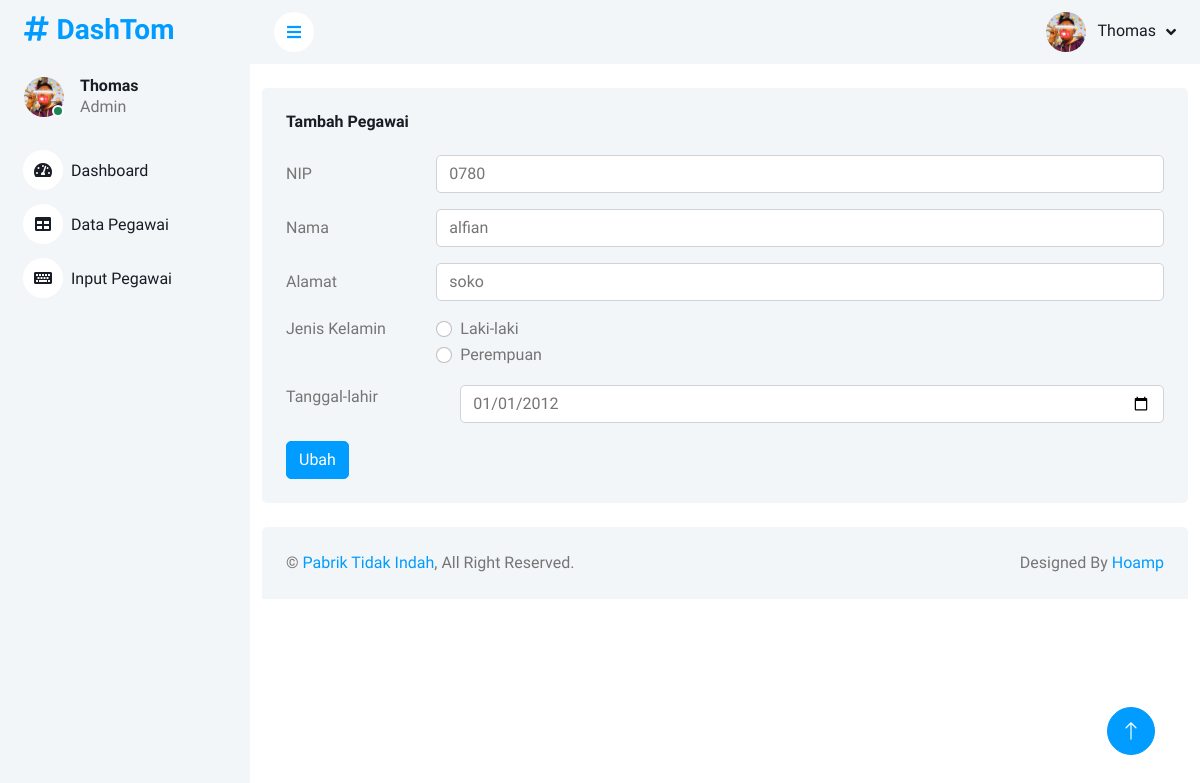
/ubah.php?id=9 (signed in), run on the app's committed database.
### tables this page shows
CREATE TABLE `pegawai` (
  `id_pegawai` int(11) NOT NULL,
  `nip` varchar(20) NOT NULL,
  `nama` varchar(50) NOT NULL,
  `alamat` varchar(100) NOT NULL,
  `jenis_kelamin` varchar(20) NOT NULL,
  `tanggal_lahir` date NOT NULL
);

### ubah.php (the view, shortened to what this page needs)
<?php
    require_once 'database/koneksi.php';
    if(isset($_GET['id'])){
        $id = $_GET['id'];
        $query = "SELECT * FROM pegawai WHERE id_pegawai='$id'";
        $data_pegawai = mysqli_query($conn, $query);
    } else {
        header("location: index.php");
    }
?>
<!DOCTYPE html>
<html lang="en">
<head>
    <?php require_once 'layouts/_css.php'; ?>
</head>
<body>
    <div class="container-xxl position-relative bg-white d-flex p-0">
        <?php require_once 'layouts/_sidebar.php'; ?>
        <div class="content">
            <?php require_once 'layouts/_nav.php'; ?>
            <div class="container-fluid pt-4">
                <div class="col-sm-12 col-xl-12">
                    <div class="bg-light rounded h-100 p-4">
                        <h6 class="mb-4">Tambah Pegawai</h6>
                        <?php foreach($data_pegawai as $data) : ?>
                            <form action="proses.php" method="POST">
                                <div class="row mb-3">
                                    <label  class="col-sm-2 col-form-label">NIP </label>
                                    <div class="col-sm-10">
                                        <input type="text" class="form-control"  name="nip" value="<?= $data['nip']; ?>">
                                    </div>
                                </div>
                                <div class="row mb-3">
                                    <label  class="col-sm-2 col-form-label">Nama </label>
                                    <div class="col-sm-10">
                                        <input type="text" class="form-control"  name="nama" value="<?= $data['nama'] ?>">
                                    </div>
                                </div>
                                <div class="row mb-3">
                                    <label  class="col-sm-2 col-form-label">Alamat </label>
                                    <div class="col-sm-10">
                                        <input type="text" class="form-control"  name="alamat" value="<?= $data['alamat'] ?>">
                                    </div>
                                </div>
                                <fieldset class="row mb-3">
                                    <legend class="col-form-label col-sm-2 pt-0">Jenis Kelamin</legend>
                                    <div class="col-sm-10">
                                        <div class="form-check">
                                            <input class="form-check-input" type="radio" name="jenis_kelamin" id="jenis_kelamin" value="Laki-laki"  <?php if($data['jenis_kelamin'] === 'laki-laki'){ echo "checked"; }?>>
                                            <label class="form-check-label" for="jenis_kelamin">
                                                Laki-laki
                                            </label>
                                        </div>
                                        <div class="form-check">
                                            <input class="form-check-input" type="radio" name="jenis_kelamin" id="jenis_kelamin" value="Perempuan" <?php if($data['jenis_kelamin'] === 'perempuan'){ echo "checked"; }?>>
                                            <label class="form-check-label" for="jenis_kelamin">
                                                Perempuan
                                            </label>
                                        </div>
                                    </div>
                                </fieldset>
                                <div class="row mb-3">
                                    <legend class="col-form-label col-sm-2 pt-0">Tanggal-lahir</legend>
                                    <div class="col-sm-10">
                                        <div class="form-check">
                                        <input type="date" class="form-control"  name="tanggal_lahir" value="<?= $data['tanggal_lahir']; ?>">
                                        </div>
                                    </div>
                                </div>
                                <button type="submit" class="btn btn-primary" name="ubah_pegawai">Ubah</button>
                            </form>
                        <?php endforeach; ?>
                    </div>
                </div>
            </div>
            <?php require_once 'layouts/_footer.php'; ?>
        </div>
        <?php require_once 'layouts/_toTop.php'; ?>
    </div>
</body>
</html>

### dashmin/css/style.css (style rules this page uses)
:root { --primary: #009CFF; --light: #F3F6F9; --dark: #191C24; }
.btn { transition: .5s; }
.btn.btn-primary { color: #FFFFFF; }
.content { margin-left: 250px; min-height: 100vh; background: #FFFFFF; transition: 0.5s; }
@media (min-width: 992px) { .content { width: calc(100% - 250px); } }

### data on the page
pegawai: nip "0780", nama "alfian", alamat "soko", jenis_kelamin "☐ Laki-laki", tanggal_lahir "01/01/2012"
